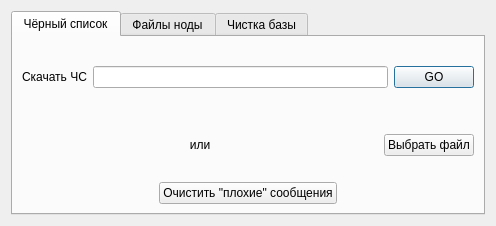
<?xml version="1.0" encoding="UTF-8"?>
<ui version="4.0">
 <class>Form</class>
 <widget class="QDialog" name="Form">
  <property name="geometry">
   <rect>
    <x>0</x>
    <y>0</y>
    <width>496</width>
    <height>226</height>
   </rect>
  </property>
  <property name="windowTitle">
   <string>Дополнительные полезности</string>
  </property>
  <layout class="QHBoxLayout" name="horizontalLayout_2">
   <item>
    <widget class="QTabWidget" name="tabWidget">
     <property name="currentIndex">
      <number>0</number>
     </property>
     <widget class="QWidget" name="tab">
      <attribute name="title">
       <string>Чёрный список</string>
      </attribute>
      <layout class="QVBoxLayout" name="verticalLayout_2">
       <item>
        <widget class="QFrame" name="gridFrame">
         <layout class="QHBoxLayout" name="horizontalLayout">
          <property name="leftMargin">
           <number>0</number>
          </property>
          <property name="topMargin">
           <number>0</number>
          </property>
          <property name="rightMargin">
           <number>0</number>
          </property>
          <property name="bottomMargin">
           <number>0</number>
          </property>
          <item>
           <widget class="QLabel" name="label">
            <property name="text">
             <string>Скачать ЧС</string>
            </property>
           </widget>
          </item>
          <item>
           <widget class="QLineEdit" name="lineEdit"/>
          </item>
          <item>
           <widget class="QPushButton" name="pushButton">
            <property name="sizePolicy">
             <sizepolicy hsizetype="Maximum" vsizetype="Fixed">
              <horstretch>0</horstretch>
              <verstretch>0</verstretch>
             </sizepolicy>
            </property>
            <property name="text">
             <string>GO</string>
            </property>
           </widget>
          </item>
         </layout>
        </widget>
       </item>
       <item>
        <widget class="QFrame" name="frame">
         <property name="frameShape">
          <enum>QFrame::NoFrame</enum>
         </property>
         <layout class="QHBoxLayout" name="horizontalLayout_3">
          <property name="leftMargin">
           <number>0</number>
          </property>
          <property name="topMargin">
           <number>0</number>
          </property>
          <property name="rightMargin">
           <number>0</number>
          </property>
          <property name="bottomMargin">
           <number>0</number>
          </property>
          <item>
           <widget class="QLabel" name="label_2">
            <property name="text">
             <string>или</string>
            </property>
            <property name="alignment">
             <set>Qt::AlignCenter</set>
            </property>
           </widget>
          </item>
          <item>
           <widget class="QPushButton" name="pushButton_2">
            <property name="sizePolicy">
             <sizepolicy hsizetype="Maximum" vsizetype="Fixed">
              <horstretch>0</horstretch>
              <verstretch>0</verstretch>
             </sizepolicy>
            </property>
            <property name="text">
             <string>Выбрать файл</string>
            </property>
            <property name="icon">
             <iconset theme="document-open"/>
            </property>
           </widget>
          </item>
         </layout>
        </widget>
       </item>
       <item>
        <widget class="QFrame" name="frame_2">
         <property name="sizePolicy">
          <sizepolicy hsizetype="Preferred" vsizetype="Maximum">
           <horstretch>0</horstretch>
           <verstretch>0</verstretch>
          </sizepolicy>
         </property>
         <layout class="QHBoxLayout" name="horizontalLayout_4">
          <property name="leftMargin">
           <number>0</number>
          </property>
          <property name="topMargin">
           <number>0</number>
          </property>
          <property name="rightMargin">
           <number>0</number>
          </property>
          <property name="bottomMargin">
           <number>0</number>
          </property>
          <item>
           <widget class="QPushButton" name="pushButton_3">
            <property name="sizePolicy">
             <sizepolicy hsizetype="Maximum" vsizetype="Fixed">
              <horstretch>0</horstretch>
              <verstretch>0</verstretch>
             </sizepolicy>
            </property>
            <property name="text">
             <string>Очистить &quot;плохие&quot; сообщения</string>
            </property>
           </widget>
          </item>
         </layout>
        </widget>
       </item>
      </layout>
     </widget>
     <widget class="QWidget" name="tab_2">
      <attribute name="title">
       <string>Файлы ноды</string>
      </attribute>
      <layout class="QVBoxLayout" name="verticalLayout">
       <item>
        <widget class="QFrame" name="frame_3">
         <property name="frameShape">
          <enum>QFrame::NoFrame</enum>
         </property>
         <layout class="QHBoxLayout" name="horizontalLayout_5">
          <property name="leftMargin">
           <number>0</number>
          </property>
          <property name="topMargin">
           <number>0</number>
          </property>
          <property name="rightMargin">
           <number>0</number>
          </property>
          <property name="bottomMargin">
           <number>0</number>
          </property>
          <item>
           <widget class="QLabel" name="label_3">
            <property name="sizePolicy">
             <sizepolicy hsizetype="Maximum" vsizetype="Preferred">
              <horstretch>0</horstretch>
              <verstretch>0</verstretch>
             </sizepolicy>
            </property>
            <property name="text">
             <string>Станция:</string>
            </property>
           </widget>
          </item>
          <item>
           <widget class="QComboBox" name="comboBox"/>
          </item>
          <item>
           <widget class="QPushButton" name="pushButton_4">
            <property name="sizePolicy">
             <sizepolicy hsizetype="Maximum" vsizetype="Fixed">
              <horstretch>0</horstretch>
              <verstretch>0</verstretch>
             </sizepolicy>
            </property>
            <property name="text">
             <string>Скачать список</string>
            </property>
           </widget>
          </item>
         </layout>
        </widget>
       </item>
       <item>
        <widget class="QListWidget" name="listWidget"/>
       </item>
      </layout>
     </widget>
     <widget class="QWidget" name="tab_3">
      <attribute name="title">
       <string>Чистка базы</string>
      </attribute>
      <layout class="QVBoxLayout" name="verticalLayout_3">
       <item>
        <widget class="QFrame" name="frame_4">
         <property name="frameShape">
          <enum>QFrame::NoFrame</enum>
         </property>
         <layout class="QHBoxLayout" name="horizontalLayout_6">
          <property name="leftMargin">
           <number>0</number>
          </property>
          <property name="topMargin">
           <number>0</number>
          </property>
          <property name="rightMargin">
           <number>0</number>
          </property>
          <property name="bottomMargin">
           <number>0</number>
          </property>
          <item>
           <widget class="QLabel" name="label_4">
            <property name="sizePolicy">
             <sizepolicy hsizetype="Maximum" vsizetype="Preferred">
              <horstretch>0</horstretch>
              <verstretch>0</verstretch>
             </sizepolicy>
            </property>
            <property name="text">
             <string>Эха:</string>
            </property>
           </widget>
          </item>
          <item>
           <widget class="QComboBox" name="comboBox_2"/>
          </item>
          <item>
           <widget class="QPushButton" name="pushButton_6">
            <property name="sizePolicy">
             <sizepolicy hsizetype="Maximum" vsizetype="Fixed">
              <horstretch>0</horstretch>
              <verstretch>0</verstretch>
             </sizepolicy>
            </property>
            <property name="text">
             <string>Удалить</string>
            </property>
           </widget>
          </item>
         </layout>
        </widget>
       </item>
       <item>
        <widget class="QFrame" name="frame_5">
         <property name="sizePolicy">
          <sizepolicy hsizetype="Preferred" vsizetype="Maximum">
           <horstretch>0</horstretch>
           <verstretch>0</verstretch>
          </sizepolicy>
         </property>
         <layout class="QHBoxLayout" name="horizontalLayout_7">
          <property name="leftMargin">
           <number>0</number>
          </property>
          <property name="topMargin">
           <number>0</number>
          </property>
          <property name="rightMargin">
           <number>0</number>
          </property>
          <property name="bottomMargin">
           <number>0</number>
          </property>
          <item>
           <widget class="QPushButton" name="pushButton_5">
            <property name="sizePolicy">
             <sizepolicy hsizetype="Maximum" vsizetype="Fixed">
              <horstretch>0</horstretch>
              <verstretch>0</verstretch>
             </sizepolicy>
            </property>
            <property name="text">
             <string>Удалить все эхи</string>
            </property>
            <property name="icon">
             <iconset theme="remove"/>
            </property>
           </widget>
          </item>
         </layout>
        </widget>
       </item>
      </layout>
     </widget>
    </widget>
   </item>
  </layout>
 </widget>
 <resources/>
 <connections/>
</ui>
